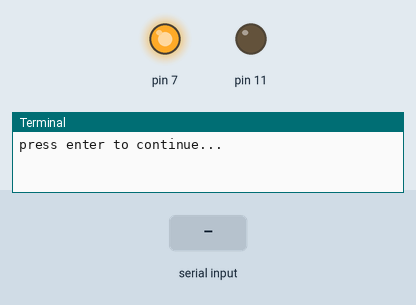
The program below on a simulated Raspberry Pi (header pin numbers), started with the argument 1. Parts: output pins drawn as LEDs (lit = HIGH), the last lines printed to the terminal. The inputs (shaded band) are chosen by the test bench. At 1.3 s the program stops and its outputs stay as they are.

Above: at 1.2 s.
1.3 s: "1" typed at the terminal
At 2.5 s:
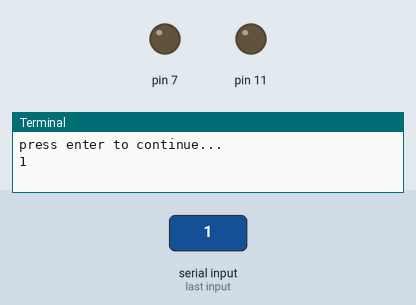
Timing chart, 0 to 2.8 s (numbered marks = the images above; inputs shaded):
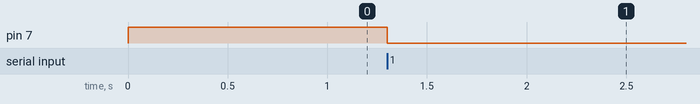

Measured:
- after the input at 1.3 s, pin 7: HIGH → LOW at once

The program:

dual_led.py
```python
#!/usr/bin/env python2

import RPi.GPIO as GPIO
import sys

GPIO.setmode(GPIO.BOARD)

GPIO.setup(7, GPIO.OUT)
GPIO.setup(11, GPIO.OUT)

if sys.argv[1] == '1':
    GPIO.output(7, True)
elif sys.argv[1] == '2':
    GPIO.output(11, True)


raw_input('press enter to continue...')

GPIO.output(7, False)
GPIO.output(11, False)
```
